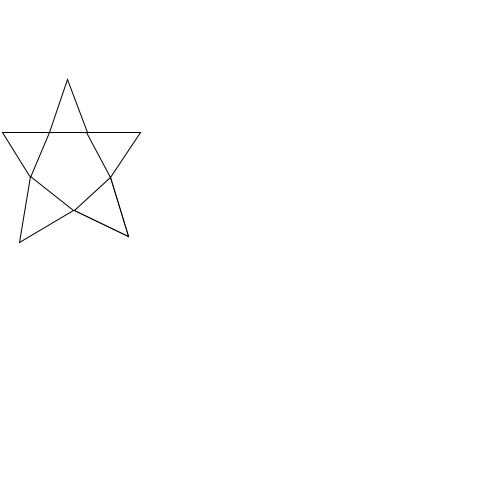
Frame 1 (no input)
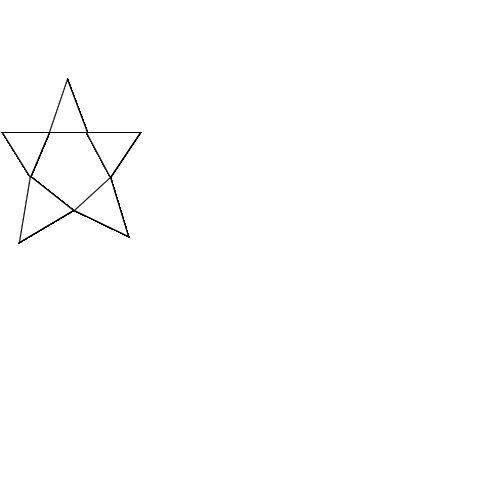
Frame 60 (the mouse pressed at the canvas centre just before this capture)
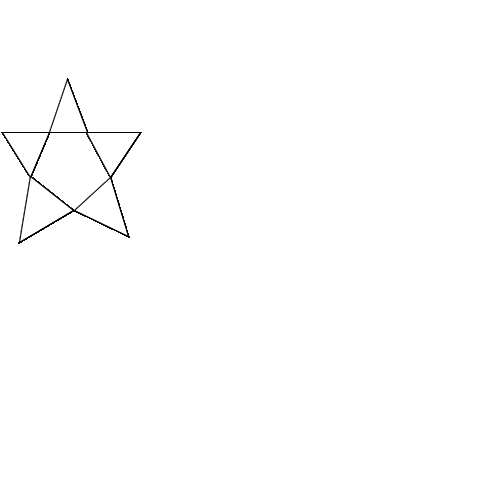
Frame 120 (the mouse held since frame 60 and released just before this capture)

The Processing sketch that drew these frames (run headless with seeded random() and noise(); from frame 60 on, the mouse is pressed at the canvas centre):

// Processing sketch: sketch_2quesito
// ── sketch_2quesito.pde
//Aluna: Raissa Ohana Fernandes 

void setup(){
  background(#FFFFFF); 
  size(500, 500);  
}

void draw(){ 
  Estrela star = new Estrela(); 
  star.desenhar();
}

// ── Estrela.pde
public class Estrela{
  
  public void desenhar(){
  stroke(0); 
  triangle(67, 79, 49, 132, 87, 132); 
  triangle(30, 177, 2, 132, 49, 132); 
  triangle(110, 177, 86, 132, 140, 132); 
  triangle(110, 177, 128, 236, 74, 210); 
  triangle(110, 177, 128, 236, 74, 210); 
  triangle(19, 242, 30, 176, 73, 210);
  }  
}
